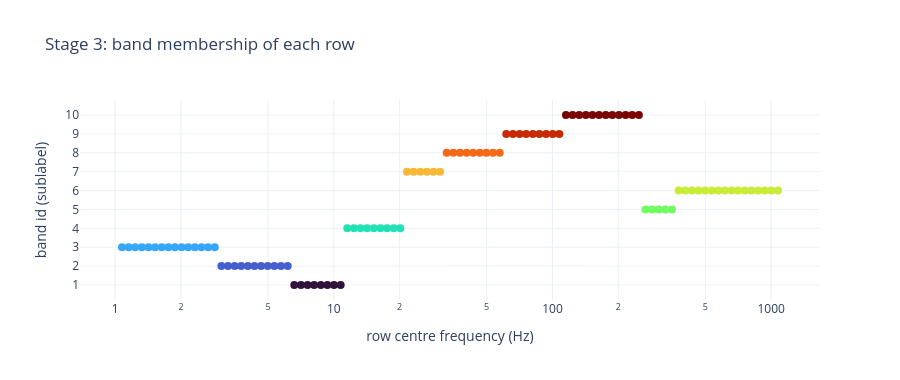

The code cell stored with this chart in its notebook:
### Markdown cell above
## 5. Stage 3: group the 100 rows into frequency bands (`FrequencyClusterer.run`)

| Step | Operation | Parameter (`ClusteringConfig`) |
|---|---|---|
| 3a | standardise each row over time: subtract its mean, divide by its SD (complex arithmetic) | `standardize=True` |
| 3b | take the magnitude | |
| 3c | PCA across the 100 rows; each row is one observation with N time samples as features | `n_components=30` |
| 3d | hierarchical clustering, Ward linkage, on the first 10 PCA scores of each row | `n_comp_clu=10`, `method_linkage="ward"` |
| 3e | cut the tree into 5 clusters (`labels`) and 10 sub-clusters (`sublabels`) | `n_clusters=5`, `n_subclusters=10`, `method_fclust="maxclust"` |
| out | `sublabels`, `subfreqs` = 10 bands | `cwtReducerConfig.cluster_label="sublabels"` selects the 10-band cut downstream |

- Rows whose magnitude rises and falls together over time end up in the same band. Neighbouring rows overlap heavily, so bands come out as contiguous frequency ranges
- The 5-cluster cut is computed but not used
- Band ids are tree labels, not frequency order

### Code cell
cluster = model._cluster(coeff, freqs)
sublabels = cluster["sublabels"]
explained = cluster["explained"]

md_table(["band id (sublabel)", "rows", "frequency range (Hz)", "rows adjacent"], [
    [int(band_id), int(np.sum(sublabels == band_id)),
     f"{freqs[sublabels == band_id].min():.1f} - {freqs[sublabels == band_id].max():.1f}",
     "yes" if np.all(np.diff(np.flatnonzero(sublabels == band_id)) == 1) else "no"]
    for band_id in np.unique(sublabels)
])
md_table(["Check", "Value"], [
    ["PCA components kept / used for clustering", f"{len(explained)} / {model.cfg_clust.n_comp_clu}"],
    ["variance explained by the 10 components used", f"{explained[:10].sum():.3f}"],
    ["5-cluster cut sizes (unused)", np.bincount(cluster["labels"])[1:].tolist()],
    ["10-band cut sizes (used)", np.bincount(sublabels)[1:].tolist()],
])

fig = go.Figure(go.Scatter(x=freqs, y=sublabels, mode="markers",
                           marker={"color": sublabels, "colorscale": "Turbo", "size": 8},
                           text=[f"row {i}" for i in range(len(freqs))], name="rows"))
fig.update_xaxes(type="log", title_text="row centre frequency (Hz)")
fig.update_yaxes(title_text="band id (sublabel)", dtick=1)
fig.update_layout(height=380, template="plotly_white", title="Stage 3: band membership of each row")
fig.show()

### Figure 1 — Plotly figure (JSON) as saved in the notebook; plotly's stock layout.template omitted (floating-point values rounded to 4 significant figures)
{"data": [{"marker": {"color": [6, 6, 6, 6, 6, 6, 6, 6, 6, 6, 6, 6, 6, 6, 6, 6, 5, 5, 5, 5, 5, 10, 10, 10, 10, 10, 10, 10, 10, 10, 10, 10, 10, 9, 9, 9, 9, 9, 9, 9, 9, 9, 8, 8, 8, 8, 8, 8, 8, 8, 8, 7, 7, 7, 7, 7, 7, 4, 4, 4, 4, 4, 4, 4, 4, 4, 1, 1, 1, 1, 1, 1, 1, 1, 2, 2, 2, 2, 2, 2, 2, 2, 2, 2, 2, 3, 3, 3, 3, 3, 3, 3, 3, 3, 3, 3, 3, 3, 3, 3], "colorscale": [[0.0, "#30123b"], [0.07143, "#4145ab"], [0.1429, "#4675ed"], [0.2143, "#39a2fc"], [0.2857, "#1bcfd4"], [0.3571, "#24eca6"], [0.4286, "#61fc6c"], [0.5, "#a4fc3b"], [0.5714, "#d1e834"], [0.6429, "#f3c63a"], [0.7143, "#fe9b2d"], [0.7857, "#f36315"], [0.8571, "#d93806"], [0.9286, "#b11901"], [1.0, "#7a0402"]], "size": 8}, "mode": "markers", "name": "rows", "text": ["row 0", "row 1", "row 2", "row 3", "row 4", "row 5", "row 6", "row 7", "row 8", "row 9", "row 10", "row 11", "row 12", "row 13", "row 14", "row 15", "row 16", "row 17", "row 18", "row 19", "row 20", "row 21", "row 22", "row 23", "row 24", "row 25", "row 26", "row 27", "row 28", "row 29", "row 30", "row 31", "row 32", "row 33", "row 34", "row 35", "row 36", "row 37", "row 38", "row 39", "row 40", "row 41", "row 42", "row 43", "row 44", "row 45", "row 46", "row 47", "row 48", "row 49", "row 50", "row 51", "row 52", "row 53", "row 54", "row 55", "row 56", "row 57", "row 58", "row 59", "row 60", "row 61", "row 62", "row 63", "row 64", "row 65", "row 66", "row 67", "row 68", "row 69", "row 70", "row 71", "row 72", "row 73", "row 74", "row 75", "row 76", "row 77", "row 78", "row 79", "row 80", "row 81", "row 82", "row 83", "row 84", "row 85", "row 86", "row 87", "row 88", "row 89", "row 90", "row 91", "row 92", "row 93", "row 94", "row 95", "row 96", "row 97", "row 98", "row 99"], "type": "scatter", "x": [1075.0, 1003.0, 935.0, 872.0, 813.2, 758.4, 707.3, 659.6, 615.2, 573.7, 535.0, 499.0, 465.3, 434.0, 404.7, 377.5, 352.0, 328.3, 306.2, 285.5, 266.3, 248.3, 231.6, 216.0, 201.4, 187.9, 175.2, 163.4, 152.4, 142.1, 132.5, 123.6, 115.3, 107.5, 100.3, 93.5, 87.2, 81.32, 75.84, 70.73, 65.96, 61.52, 57.37, 53.5, 49.9, 46.53, 43.4, 40.47, 37.75, 35.2, 32.83, 30.62, 28.55, 26.63, 24.83, 23.16, 21.6, 20.14, 18.79, 17.52, 16.34, 15.24, 14.21, 13.25, 12.36, 11.53, 10.75, 10.03, 9.35, 8.72, 8.132, 7.584, 7.073, 6.596, 6.152, 5.737, 5.35, 4.99, 4.653, 4.34, 4.047, 3.775, 3.52, 3.283, 3.062, 2.855, 2.663, 2.483, 2.316, 2.16, 2.014, 1.879, 1.752, 1.634, 1.524, 1.421, 1.325, 1.236, 1.153, 1.075], "y": [6, 6, 6, 6, 6, 6, 6, 6, 6, 6, 6, 6, 6, 6, 6, 6, 5, 5, 5, 5, 5, 10, 10, 10, 10, 10, 10, 10, 10, 10, 10, 10, 10, 9, 9, 9, 9, 9, 9, 9, 9, 9, 8, 8, 8, 8, 8, 8, 8, 8, 8, 7, 7, 7, 7, 7, 7, 4, 4, 4, 4, 4, 4, 4, 4, 4, 1, 1, 1, 1, 1, 1, 1, 1, 2, 2, 2, 2, 2, 2, 2, 2, 2, 2, 2, 3, 3, 3, 3, 3, 3, 3, 3, 3, 3, 3, 3, 3, 3, 3]}], "layout": {"height": 380, "title": {"text": "Stage 3: band membership of each row"}, "xaxis": {"title": {"text": "row centre frequency (Hz)"}, "type": "log"}, "yaxis": {"dtick": 1, "title": {"text": "band id (sublabel)"}}}}
